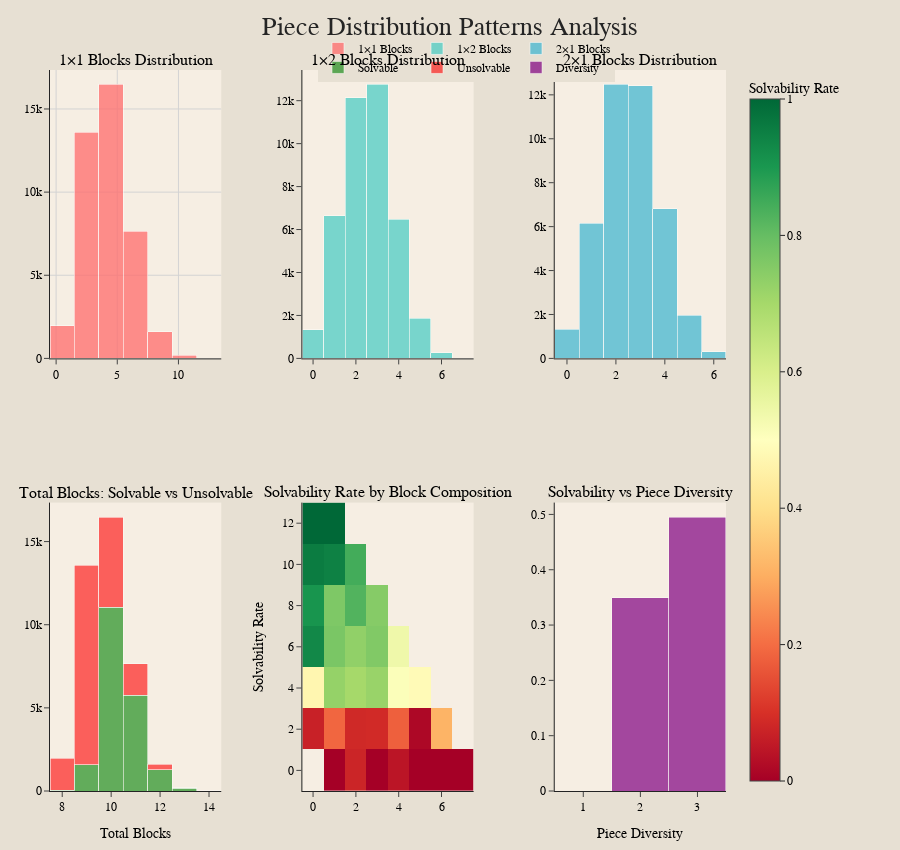

The notebook cell saved with this chart:
### Markdown cell above
### Visualization 5: Piece Distribution Patterns

### Code cell
from plotly.subplots import make_subplots
import plotly.graph_objects as go

# Subplot grid
fig = make_subplots(
    rows=2, cols=3,
    subplot_titles=(
        "1×1 Blocks Distribution",
        "1×2 Blocks Distribution",
        "2×1 Blocks Distribution",
        "Total Blocks: Solvable vs Unsolvable",
        "Solvability Rate by Block Composition",
        "Solvability vs Piece Diversity"
    ),
    horizontal_spacing=0.12,
    vertical_spacing=0.2
)

block_cols = ['block_count_1x1', 'block_count_1x2', 'block_count_2x1']
block_names = ['1×1 Blocks', '1×2 Blocks', '2×1 Blocks']
block_colors = ['#FF6B6B', '#4ECDC4', '#45B7D1']

# 1. Histograms for block distributions
for i, (col, name, color) in enumerate(zip(block_cols, block_names, block_colors)):
    fig.add_trace(
        go.Histogram(
            x=df[col],
            name=name,
            marker_color=color,
            opacity=0.75
        ),
        row=1, col=i+1
    )

# 2. Total blocks solvable vs unsolvable
fig.add_trace(
    go.Histogram(
        x=df[df['is_solvable']]['total_blocks'],
        name="Solvable",
        marker_color="green",
        opacity=0.6
    ),
    row=2, col=1
)
fig.add_trace(
    go.Histogram(
        x=df[~df['is_solvable']]['total_blocks'],
        name="Unsolvable",
        marker_color="red",
        opacity=0.6
    ),
    row=2, col=1
)

# 3. Heatmap of solvability by block composition
block_composition = df.groupby(
    ['block_count_1x1', 'block_count_1x2']
)['is_solvable'].mean().reset_index()

fig.add_trace(
    go.Heatmap(
        x=block_composition['block_count_1x2'],
        y=block_composition['block_count_1x1'],
        z=block_composition['is_solvable'],
        colorscale="RdYlGn",
        colorbar_title="Solvability Rate",
        hovertemplate="<b>1x2 Blocks:</b> %{x}<br><b>1x1 Blocks:</b> %{y}<br><b>Solvability Rate:</b> %{z}<extra></extra>"
    ),
    row=2, col=2
)

# 4. Bar chart for piece diversity
df_temp = df.copy()
df_temp['piece_diversity'] = (df_temp[block_cols] > 0).sum(axis=1)
diversity_stats = df_temp.groupby('piece_diversity')['is_solvable'].mean()

fig.add_trace(
    go.Bar(
        x=diversity_stats.index,
        y=diversity_stats.values,
        marker_color="purple",
        opacity=0.7,
        name="Diversity"
    ),
    row=2, col=3
)

# Layout styling
fig.update_layout(
    title={
        'text': "Piece Distribution Patterns Analysis",
        'x': 0.5,
        'xanchor': 'center',
        'font': dict(family="Courier New", size=26, color="#242424")
    },
    font=dict(family="Courier New", size=12, color="black"),
    plot_bgcolor='#F6EEE3',
    paper_bgcolor='#E7E0D3',
    height=850,
    margin=dict(t=70, b=50, l=50, r=50),
    barmode='stack',  # Stack histograms instead of overlapping
    legend=dict(
        x=0.8, y=1.05,  # Adjust the position of the legend
        orientation="h",
        traceorder='normal',
        font=dict(family="Courier New", size=12, color="black")
    ),
    
    # Apply x and y axis grid settings globally
    xaxis=dict(showgrid=True, gridcolor='lightgray'),
    yaxis=dict(showgrid=True, gridcolor='lightgray'),
    
)

# Adjust subplot-specific axis labels to ensure they are clear
fig.update_xaxes(title_text="Total Blocks", row=2, col=1)
fig.update_yaxes(title_text="Solvability Rate", row=2, col=2)
fig.update_xaxes(title_text="Piece Diversity", row=2, col=3)

fig.show()

### Figure 1 — Plotly figure (JSON) as saved in the notebook; plotly's stock layout.template omitted (floating-point values rounded to 4 significant figures; data arrays with more than 128 entries replaced by an {"elided": "..."} marker saying what was removed)
{"data": [{"marker": {"color": "#FF6B6B"}, "name": "1×1 Blocks", "opacity": 0.75, "type": "histogram", "x": {"elided": "41474 int values"}, "xaxis": "x", "yaxis": "y"}, {"marker": {"color": "#4ECDC4"}, "name": "1×2 Blocks", "opacity": 0.75, "type": "histogram", "x": {"elided": "41474 int values"}, "xaxis": "x2", "yaxis": "y2"}, {"marker": {"color": "#45B7D1"}, "name": "2×1 Blocks", "opacity": 0.75, "type": "histogram", "x": {"elided": "41474 int values"}, "xaxis": "x3", "yaxis": "y3"}, {"marker": {"color": "green"}, "name": "Solvable", "opacity": 0.6, "type": "histogram", "x": {"elided": "19866 int values"}, "xaxis": "x4", "yaxis": "y4"}, {"marker": {"color": "red"}, "name": "Unsolvable", "opacity": 0.6, "type": "histogram", "x": {"elided": "21608 int values"}, "xaxis": "x4", "yaxis": "y4"}, {"colorbar": {"title": {"text": "Solvability Rate"}}, "colorscale": [[0, "rgb(165,0,38)"], [0.1, "rgb(215,48,39)"], [0.2, "rgb(244,109,67)"], [0.3, "rgb(253,174,97)"], [0.4, "rgb(254,224,139)"], [0.5, "rgb(255,255,191)"], [0.6, "rgb(217,239,139)"], [0.7, "rgb(166,217,106)"], [0.8, "rgb(102,189,99)"], [0.9, "rgb(26,152,80)"], [1, "rgb(0,104,55)"]], "hovertemplate": "<b>1x2 Blocks:</b> %{x}<br><b>1x1 Blocks:</b> %{y}<br><b>Solvability Rate:</b> %{z}<extra></extra>", "type": "heatmap", "x": [1, 2, 3, 4, 5, 6, 7, 0, 1, 2, 3, 4, 5, 6, 0, 1, 2, 3, 4, 5, 0, 1, 2, 3, 4, 0, 1, 2, 3, 0, 1, 2, 0, 1], "xaxis": "x5", "y": [0, 0, 0, 0, 0, 0, 0, 2, 2, 2, 2, 2, 2, 2, 4, 4, 4, 4, 4, 4, 6, 6, 6, 6, 6, 8, 8, 8, 8, 10, 10, 10, 12, 12], "yaxis": "y5", "z": [0.0, 0.07619, 0.0, 0.0432, 0.0, 0.0, 0.0, 0.06977, 0.1881, 0.0846, 0.08775, 0.1782, 0.01677, 0.3112, 0.4714, 0.7267, 0.7002, 0.7209, 0.5094, 0.4839, 0.9326, 0.7681, 0.7335, 0.7585, 0.541, 0.9066, 0.7622, 0.8264, 0.75, 0.9583, 0.9479, 0.8462, 1.0, 1.0]}, {"marker": {"color": "purple"}, "name": "Diversity", "opacity": 0.7, "type": "bar", "x": [1, 2, 3], "xaxis": "x6", "y": [0.0, 0.3496, 0.4953], "yaxis": "y6"}], "layout": {"annotations": [{"font": {"size": 16}, "showarrow": false, "text": "1×1 Blocks Distribution", "x": 0.1267, "xanchor": "center", "xref": "paper", "y": 1, "yanchor": "bottom", "yref": "paper"}, {"font": {"size": 16}, "showarrow": false, "text": "1×2 Blocks Distribution", "x": 0.5, "xanchor": "center", "xref": "paper", "y": 1, "yanchor": "bottom", "yref": "paper"}, {"font": {"size": 16}, "showarrow": false, "text": "2×1 Blocks Distribution", "x": 0.8733, "xanchor": "center", "xref": "paper", "y": 1, "yanchor": "bottom", "yref": "paper"}, {"font": {"size": 16}, "showarrow": false, "text": "Total Blocks: Solvable vs Unsolvable", "x": 0.1267, "xanchor": "center", "xref": "paper", "y": 0.4, "yanchor": "bottom", "yref": "paper"}, {"font": {"size": 16}, "showarrow": false, "text": "Solvability Rate by Block Composition", "x": 0.5, "xanchor": "center", "xref": "paper", "y": 0.4, "yanchor": "bottom", "yref": "paper"}, {"font": {"size": 16}, "showarrow": false, "text": "Solvability vs Piece Diversity", "x": 0.8733, "xanchor": "center", "xref": "paper", "y": 0.4, "yanchor": "bottom", "yref": "paper"}], "barmode": "stack", "font": {"color": "black", "family": "Courier New", "size": 12}, "height": 850, "legend": {"font": {"color": "black", "family": "Courier New", "size": 12}, "orientation": "h", "traceorder": "normal", "x": 0.8, "y": 1.05}, "margin": {"b": 50, "l": 50, "r": 50, "t": 70}, "paper_bgcolor": "#E7E0D3", "plot_bgcolor": "#F6EEE3", "title": {"font": {"color": "#242424", "family": "Courier New", "size": 26}, "text": "Piece Distribution Patterns Analysis", "x": 0.5, "xanchor": "center"}, "xaxis": {"anchor": "y", "domain": [0, 0.2533], "gridcolor": "lightgray", "showgrid": true}, "xaxis2": {"anchor": "y2", "domain": [0.3733, 0.6267]}, "xaxis3": {"anchor": "y3", "domain": [0.7467, 1]}, "xaxis4": {"anchor": "y4", "domain": [0, 0.2533], "title": {"text": "Total Blocks"}}, "xaxis5": {"anchor": "y5", "domain": [0.3733, 0.6267]}, "xaxis6": {"anchor": "y6", "domain": [0.7467, 1], "title": {"text": "Piece Diversity"}}, "yaxis": {"anchor": "x", "domain": [0.6, 1], "gridcolor": "lightgray", "showgrid": true}, "yaxis2": {"anchor": "x2", "domain": [0.6, 1]}, "yaxis3": {"anchor": "x3", "domain": [0.6, 1]}, "yaxis4": {"anchor": "x4", "domain": [0, 0.4]}, "yaxis5": {"anchor": "x5", "domain": [0, 0.4], "title": {"text": "Solvability Rate"}}, "yaxis6": {"anchor": "x6", "domain": [0, 0.4]}}}
